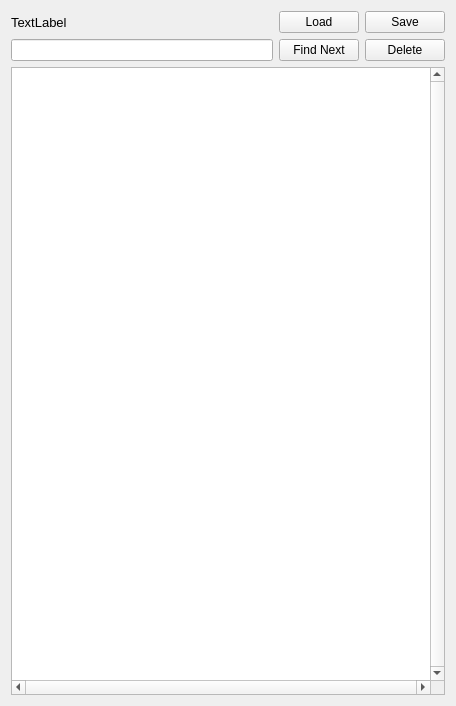
<?xml version="1.0" encoding="UTF-8"?>
<ui version="4.0">
 <class>NgramModelViewWidget</class>
 <widget class="QWidget" name="NgramModelViewWidget">
  <property name="geometry">
   <rect>
    <x>0</x>
    <y>0</y>
    <width>456</width>
    <height>706</height>
   </rect>
  </property>
  <property name="windowTitle">
   <string>Form</string>
  </property>
  <layout class="QVBoxLayout" name="verticalLayout">
   <item>
    <layout class="QHBoxLayout" name="horizontalLayout">
     <item>
      <widget class="QLabel" name="ngram_model_view_label">
       <property name="sizePolicy">
        <sizepolicy hsizetype="Expanding" vsizetype="Preferred">
         <horstretch>0</horstretch>
         <verstretch>0</verstretch>
        </sizepolicy>
       </property>
       <property name="font">
        <font>
         <pointsize>10</pointsize>
        </font>
       </property>
       <property name="text">
        <string>TextLabel</string>
       </property>
      </widget>
     </item>
     <item>
      <widget class="QPushButton" name="loadPushButton">
       <property name="text">
        <string>Load</string>
       </property>
      </widget>
     </item>
     <item>
      <widget class="QPushButton" name="savePushButton">
       <property name="minimumSize">
        <size>
         <width>50</width>
         <height>0</height>
        </size>
       </property>
       <property name="text">
        <string>Save</string>
       </property>
      </widget>
     </item>
    </layout>
   </item>
   <item>
    <layout class="QHBoxLayout" name="horizontalLayout_2">
     <item>
      <widget class="QLineEdit" name="findLineEdit"/>
     </item>
     <item>
      <widget class="QPushButton" name="findPushButton">
       <property name="text">
        <string>Find Next</string>
       </property>
      </widget>
     </item>
     <item>
      <widget class="QPushButton" name="delPushButton">
       <property name="text">
        <string>Delete</string>
       </property>
      </widget>
     </item>
    </layout>
   </item>
   <item>
    <widget class="GNGTableView" name="tableView">
     <property name="font">
      <font>
       <pointsize>10</pointsize>
      </font>
     </property>
     <property name="verticalScrollBarPolicy">
      <enum>Qt::ScrollBarAlwaysOn</enum>
     </property>
     <property name="horizontalScrollBarPolicy">
      <enum>Qt::ScrollBarAlwaysOn</enum>
     </property>
    </widget>
   </item>
  </layout>
 </widget>
 <customwidgets>
  <customwidget>
   <class>GNGTableView</class>
   <extends>QTableView</extends>
   <header location="global">gng_tableview.h</header>
  </customwidget>
 </customwidgets>
 <resources/>
 <connections/>
</ui>
